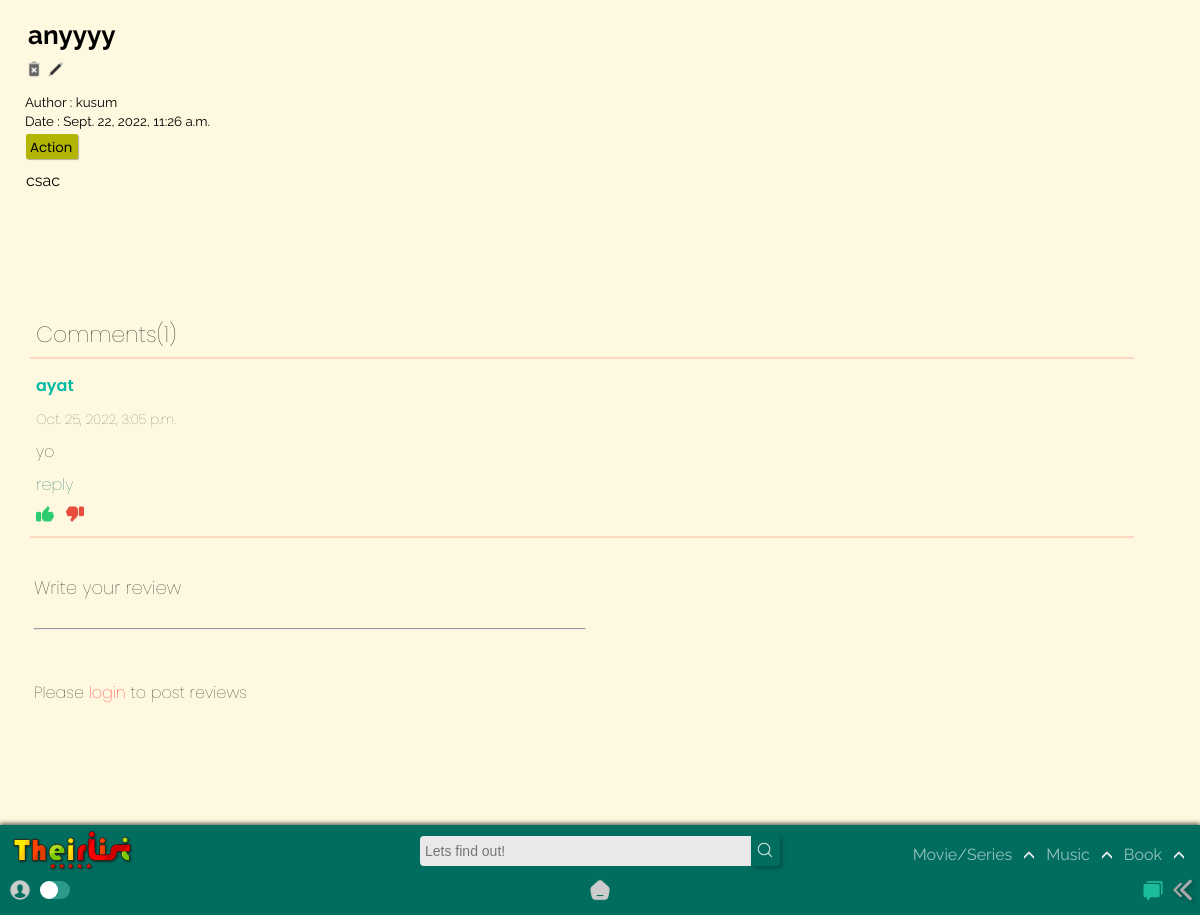
The page /home/booklist/anyyyy2022-09-22-1126568333870000/ on the database its author committed.
### app/models.py (models this page shows, shortened)
class BookList(models.Model):
    title = models.CharField(max_length=120)
    creator = models.ForeignKey(User,on_delete=models.SET_NULL,blank=True, null=True)
    genre = models.ManyToManyField('BookGenre')
    posted = models.DateTimeField(auto_now_add=True)
    content = RichTextField(null=True,default=' ')
    type = models.CharField(max_length=10,default="book")
    spoiler_choices = [(False, 'No'),(True, 'Yes')]
    spoiler = models.BooleanField(default=False,null=True, choices = spoiler_choices)
    slug = models.SlugField(max_length= 300,null=True, blank = True, unique=True)

class BookGenre(models.Model):
    name = models.CharField(max_length=150)
    def __str__(self):
        return self.name

class BookReview(models.Model):
    user = models.ForeignKey(User, models.CASCADE)
    BookList = models.ForeignKey(BookList, models.CASCADE)
    comment = models.TextField(max_length=250)
    type = models.TextField(max_length=10,default="book")
    created_at = models.DateTimeField(auto_now_add=True)

### app/views.py (the view)
# urls.py: path('booklist/<slug:slug>/', TheirDetailBookView.as_view(),name='booklist_detail'),
class TheirDetailBookView(DetailView): #books
    model = BookList
    def get_context_data(self, **kwargs):
        context = super().get_context_data(**kwargs)
        modell = BookReview.objects.all()
        context["modam"] = modell
        return context

### templates/app/booklist_detail.html (shortened to what this page needs)
{% extends "index.html" %}
{% load static %}
{% block content %}
<section class="list_detail" id="list-det-id">
    <h3>{{booklist.title}}</h3>
    <div class="detail-up-del">
        {% if user.id == booklist.creator.id %}
        <a href="{% url 'app:delete_book' booklist.slug %}"><img src ="{% static 'app/images/delete.png' %}"></a>
        <a href="{% url 'app:update_booklist' booklist.slug %}"><img src ="{% static 'app/images/edit.png' %}"></a>
        {% else %}
        <img src ="{% static 'app/images/delete-dis.png' %}">
        <img src ="{% static 'app/images/edit-dis.png' %}">
        {% endif %}
      </div>
    <small>Author : {{booklist.creator.username}}</small><br>
    <small>Date : {{booklist.posted}}</small><br>
    <div class="genre_wrap">
        {% for tag in booklist.genre.all %}
        <div class="Genre">
          <a href="{% url 'app:book' query=tag %}">
            <small>{{ tag }}</small>
          </a>
        </div>
        {% empty %}
        No tags!
    {% endfor %}
    </div>
    <div class="blog_post_body">
        {{booklist.content|safe}}
    </div>
    <div class="commentss" id="comments-id">
      <div class = "commentscarrier">
          {% include "app/booklist_comment.html" %}
      </div>
      <div class = "postcommentscarrier">
          <div><h1>Write your review</h1></div>
          {% if user.is_authenticated %}
            <br>
            {% include 'app/create_bookcomment.html' %}
          {% else %}
            <div class="comment-kor-cont">
                <br>
                <hr>
                <br><br>
                <div class="login-to-comment">Please <a style="color : red;" href="{% url 'login' %}">login</a> to post reviews</div>
            </div>
          {% endif %}
          </div>
  </div>
  <div class="gap">
  </div>
</section>
{% endblock content %}

### templates/app/booklist_comment.html (shortened to what this page needs)
{% load static %}
  {% with total=object.bookreview_set.all.count %}
  <div class="commentscarrier">
    <div class="comment-contentsas comment-head">
    <p>Comments({{ total }})</p>
    </div>
    <hr />
      {% for i in modam %} {% if i.BookList.id == booklist.id %}
      <div class="comment-contentsas">
        <p class="commentor-name">
          {{i.user.username}}
        </p>
      </div>
      <div class="comment-contentsas">
        <p><small>{{i.created_at}}</small></p>
      </div>
      <div class="comment-contentsas"><p>{{i.comment}}</p></div>
      <div class="comment-contentsas"><p class="reply-com">reply</p></div>
      <div class="comment-contentsas">
        <p>
          <span class="like"><img src="{% static 'app/images/like.png' %}" /></span
          ><span class="dislike"
            ><img src="{% static 'app/images/dislike.png' %}"
          /></span>
        </p>
      </div>
      <hr />
      {% endif%} {% endfor %}
  {% endwith %}
</div>

### static/app/css/desk.css (style rules this page uses)
:root { --rd: #D10000; --white: rgb(233, 233, 233); --rd2: #9DAAF2; --dark: #1d1d1d; --teal: rgb(0, 109, 94); }
* { -webkit-tap-highlight-color: transparent; margin: 0; padding: 0; box-sizing: border-box; }
body { -webkit-tap-highlight-color: transparent; background-color: #fff5d1ab; text-decoration: none; height: 100vh; display: flex; flex-direction: column; font-family: 'Raleway', sans-serif; }
.list_detail { padding-top: 0px!important; position: absolute; width: 100%; bottom: 0; top: 0; }
.detail-up-del img { height: 18px!important; }
.list_detail { animation: 250ms ease-in-out 0s 1 slideIn; padding-top: 80px; color: black; position: absolute; width: 100%; bottom: 0; top: 0; }
.list_detail h3 { font-size: 26px; padding: 0px 28px; padding-top: 20px; font-weight: bold; }
.list_detail small { padding: 10px 25px; }
.genre_wrap { margin-left: 26px; }
.Genre small { padding: 0 0; margin-right: 2px; }
.blog_post_body { padding-top: 12px; padding-bottom: 100px; padding-left: 26px; padding-right: 26px; }
.commentss { font-family: 'Poppins'; display: flex; flex-direction: column; width: 100%; max-width: 100%; height: auto; color: rgb(26, 26, 26); font-weight: lighter; }
.commentscarrier { height: max-content; width: 92vw; margin: 10px; display: flex; flex-direction: column; margin-left: 12px; }
.postcommentscarrier { display: flex; flex-direction: column; flex-wrap: wrap; position: relative; height: max-content; margin: 10px; width: 48%; padding-left: 2vw; }
.commentscarrier hr { width: 100%; border: 1px solid #ff000021; margin: 6px; }
.comment-contentsas { position: relative; }
.comment-contentsas p { margin-left: 12px; margin-top: 8px; }
.gap { width: 100%; height: 200px; }
.postcommentscarrier h1 { margin-bottom: 2px; font-weight: lighter; font-size: 18px; }
.comment-head { font-size: 22px; }
.comment-contentsas small { color:rgb(99, 99, 99); padding: 0 0; }
.comment-contentsas .like img, .comment-contentsas .dislike img { height: 18px; cursor: pointer; margin-right: 12px; }
.comment-contentsas .reply-com { color:rgb(0, 109, 94); cursor: pointer; }
.comment-contentsas .commentor-name { color:rgb(0, 187, 162); font-weight: 600; }

### static/app/css/content_css.css (style rules this page uses)
section { position: relative; z-index: 0; }
.Genre { margin: 0px 0px; margin-top: 4px; padding: 0px 4px; border-radius: 2px; background-color: rgb(179, 182, 0); color: rgb(0, 0, 0); width: max-content; cursor: pointer; display: inline-block; box-shadow: 1px 1px 1px #0000004b; font-family: 'Poppins', sans-serif; transition: all 350ms ease-in-out; }

### templates/app/booklist_detail.html (style rules this page uses)
.detail-up-del { padding: 10px 25px; }
.detail-up-del img { height: 14px; }

### rows shown on the page
BookList: title "anyyyy", creator.username "kusum", posted "Sept. 22, 2022, 11:26 a.m.", content "csac"
BookGenre: name "Action"
BookReview: user.username "ayat", created_at "Oct. 25, 2022, 3:05 p.m.", comment "yo"

### other values the page prints
{{ total }} "1"
